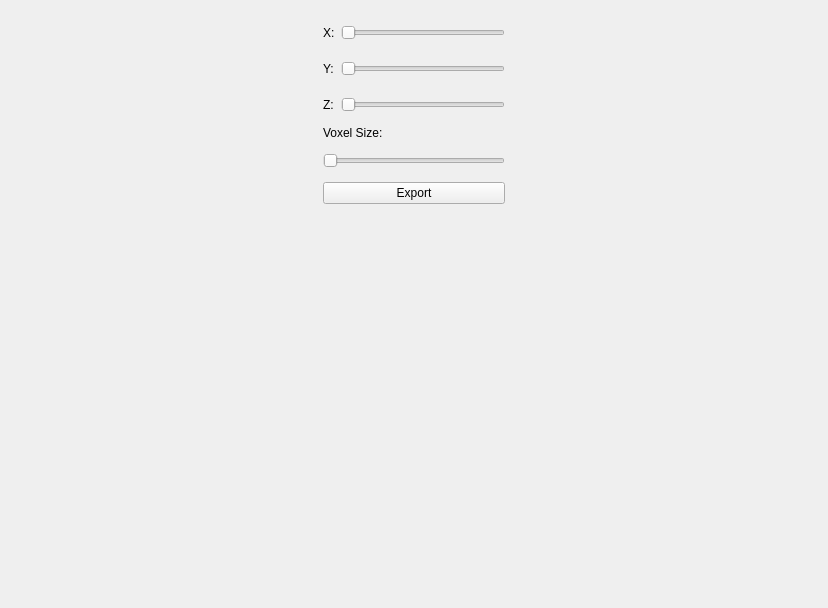
<?xml version="1.0" encoding="UTF-8"?>
<ui version="4.0">
 <class>MineNeRF</class>
 <widget class="QMainWindow" name="MineNeRF">
  <property name="geometry">
   <rect>
    <x>0</x>
    <y>0</y>
    <width>828</width>
    <height>608</height>
   </rect>
  </property>
  <property name="windowTitle">
   <string>MainWindow</string>
  </property>
  <widget class="QWidget" name="centralwidget">
   <layout class="QGridLayout" name="gridLayout">
    <item row="0" column="2" alignment="Qt::AlignTop">
     <widget class="QWidget" name="verticalWidget" native="true">
      <property name="maximumSize">
       <size>
        <width>200</width>
        <height>16777215</height>
       </size>
      </property>
      <property name="sizeIncrement">
       <size>
        <width>0</width>
        <height>0</height>
       </size>
      </property>
      <layout class="QGridLayout" name="gridLayout_2">
       <item row="3" column="1">
        <widget class="QSlider" name="SliderZ">
         <property name="minimumSize">
          <size>
           <width>0</width>
           <height>30</height>
          </size>
         </property>
         <property name="maximumSize">
          <size>
           <width>16777215</width>
           <height>16777215</height>
          </size>
         </property>
         <property name="orientation">
          <enum>Qt::Horizontal</enum>
         </property>
        </widget>
       </item>
       <item row="3" column="0">
        <widget class="QLabel" name="LableZ">
         <property name="text">
          <string>Z:</string>
         </property>
        </widget>
       </item>
       <item row="0" column="1">
        <widget class="QSlider" name="SliderX">
         <property name="minimumSize">
          <size>
           <width>0</width>
           <height>30</height>
          </size>
         </property>
         <property name="maximumSize">
          <size>
           <width>16777215</width>
           <height>16777215</height>
          </size>
         </property>
         <property name="orientation">
          <enum>Qt::Horizontal</enum>
         </property>
        </widget>
       </item>
       <item row="2" column="0">
        <widget class="QLabel" name="LabelY">
         <property name="text">
          <string>Y:</string>
         </property>
        </widget>
       </item>
       <item row="0" column="0">
        <widget class="QLabel" name="LabelX">
         <property name="text">
          <string>X:</string>
         </property>
        </widget>
       </item>
       <item row="2" column="1">
        <widget class="QSlider" name="SliderY">
         <property name="minimumSize">
          <size>
           <width>0</width>
           <height>30</height>
          </size>
         </property>
         <property name="maximumSize">
          <size>
           <width>16777215</width>
           <height>16777215</height>
          </size>
         </property>
         <property name="orientation">
          <enum>Qt::Horizontal</enum>
         </property>
        </widget>
       </item>
       <item row="5" column="0" colspan="2">
        <widget class="QSlider" name="SliderVoxelSize">
         <property name="minimumSize">
          <size>
           <width>0</width>
           <height>30</height>
          </size>
         </property>
         <property name="maximumSize">
          <size>
           <width>16777215</width>
           <height>16777215</height>
          </size>
         </property>
         <property name="orientation">
          <enum>Qt::Horizontal</enum>
         </property>
        </widget>
       </item>
       <item row="4" column="0" colspan="2">
        <widget class="QLabel" name="LabelVoxelSize">
         <property name="text">
          <string>Voxel Size:</string>
         </property>
        </widget>
       </item>
       <item row="6" column="0" colspan="2">
        <widget class="QPushButton" name="Export">
         <property name="minimumSize">
          <size>
           <width>0</width>
           <height>20</height>
          </size>
         </property>
         <property name="maximumSize">
          <size>
           <width>16777215</width>
           <height>16777215</height>
          </size>
         </property>
         <property name="text">
          <string>Export</string>
         </property>
        </widget>
       </item>
      </layout>
     </widget>
    </item>
    <item row="0" column="0">
     <layout class="QHBoxLayout" name="horizontalLayout" stretch="3">
      <item>
       <layout class="QGridLayout" name="grid_display">
        <property name="sizeConstraint">
         <enum>QLayout::SetDefaultConstraint</enum>
        </property>
       </layout>
      </item>
     </layout>
    </item>
   </layout>
  </widget>
  <widget class="QMenuBar" name="menubar">
   <property name="geometry">
    <rect>
     <x>0</x>
     <y>0</y>
     <width>828</width>
     <height>19</height>
    </rect>
   </property>
  </widget>
 </widget>
 <resources/>
 <connections/>
</ui>
